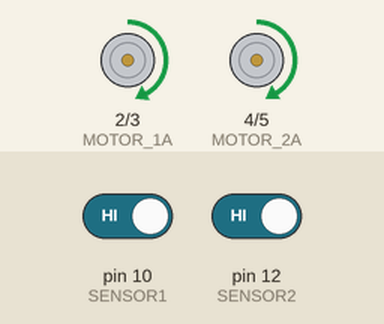
The sketch below on a simulated Arduino Uno, built with avr-gcc and run on an emulated ATmega328P. Parts: motor-driver pin pairs drawn as motors (green arrow = first pin HIGH = forward, orange = second pin HIGH = backward, longer = more drive). The test bench sets the inputs (shaded band); at power-on: pin 10 (SENSOR1) HIGH, pin 12 (SENSOR2) HIGH.

Above: at 0.1 s.
Timing chart, 0 to 1.6 s (numbered marks = the images above):
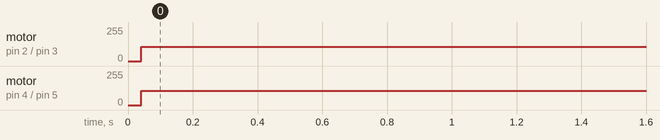

Measured:
- by itself, motor on pin 2 (MOTOR_1A) / pin 3 (MOTOR_1B): stopped → forward 108/255 at 0.04 s
- by itself, motor on pin 4 (MOTOR_2A) / pin 5 (MOTOR_2B): stopped → forward 106/255 at 0.04 s

The sketch:

kombinasi_dari_komputer_copy_20230107234306.ino
```cpp
const int MOTOR_1A = 2;
const int MOTOR_1B = 3;
const int MOTOR_2A = 4;
const int MOTOR_2B = 5;
const int SENSOR1 = 10;
const int SENSOR2 = 12;
const int MAJU;

void setup()
{
pinMode (MOTOR_1A, OUTPUT);
pinMode (MOTOR_1B, OUTPUT);
pinMode (MOTOR_2A, OUTPUT);
pinMode (MOTOR_2B, OUTPUT);
pinMode (SENSOR1, INPUT);
pinMode (SENSOR2, INPUT);
}

void loop()
{
  //Untuk mendeteksi 1 dan 0 pada sensor garis

// deteksi sensor maju
  if((digitalRead (SENSOR1)==0)&&
    (digitalRead (SENSOR2)==0));

// deteksi belok kanan
  if((digitalRead (SENSOR1)==0)&&
    (digitalRead (SENSOR2)==1));

 // deteksi belok kiri
  if((digitalRead (SENSOR1)==1)&&
    (digitalRead (SENSOR2)==0));

 // deteksi untuk stop
  if((digitalRead (SENSOR1)==1)&&
    (digitalRead (SENSOR2)==1));


//---------
// MAJU
{
  analogWrite(MOTOR_1A,200);
  analogWrite(MOTOR_1B,0);
  analogWrite(MOTOR_2A,200);
  analogWrite(MOTOR_2B,0);
}
//---------

//BELOK KANAN
{
  analogWrite(MOTOR_1A,200);
  analogWrite(MOTOR_1B,0);
  analogWrite(MOTOR_2A,0);
  analogWrite(MOTOR_2B,0);
}
//---------

// BELOK KIRI
{
  analogWrite(MOTOR_1A,0);
  analogWrite(MOTOR_1B,0);
  analogWrite(MOTOR_2A,200);
  analogWrite(MOTOR_2B,0);
}
//---------

//MAJU
{
  analogWrite(MOTOR_1A,0);
  analogWrite(MOTOR_1B,0);
  analogWrite(MOTOR_2A,0);
  analogWrite(MOTOR_2B,0);
}
}
```
